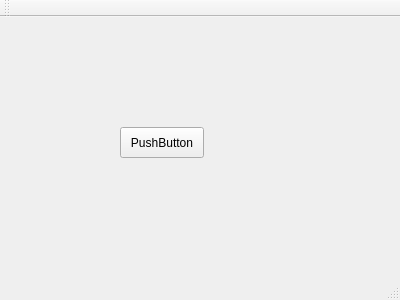
<?xml version="1.0" encoding="UTF-8"?>
<ui version="4.0">
 <class>MainWindow</class>
 <widget class="QMainWindow" name="MainWindow">
  <property name="geometry">
   <rect>
    <x>0</x>
    <y>0</y>
    <width>400</width>
    <height>300</height>
   </rect>
  </property>
  <property name="windowTitle">
   <string>MainWindow</string>
  </property>
  <widget class="QWidget" name="centralWidget">
   <widget class="QPushButton" name="pushButton">
    <property name="geometry">
     <rect>
      <x>120</x>
      <y>110</y>
      <width>84</width>
      <height>31</height>
     </rect>
    </property>
    <property name="text">
     <string>PushButton</string>
    </property>
   </widget>
  </widget>
  <widget class="QMenuBar" name="menuBar">
   <property name="geometry">
    <rect>
     <x>0</x>
     <y>0</y>
     <width>400</width>
     <height>27</height>
    </rect>
   </property>
  </widget>
  <widget class="QToolBar" name="mainToolBar">
   <attribute name="toolBarArea">
    <enum>TopToolBarArea</enum>
   </attribute>
   <attribute name="toolBarBreak">
    <bool>false</bool>
   </attribute>
  </widget>
  <widget class="QStatusBar" name="statusBar"/>
 </widget>
 <layoutdefault spacing="6" margin="11"/>
 <resources/>
 <connections/>
</ui>
